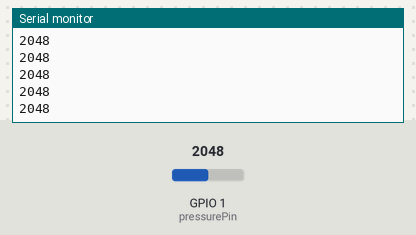
Simulated run of this sketch. Board: ESP32. Parts: the last lines printed to the serial monitor. The test bench sets the inputs (shaded band); at power-on: GPIO 1 (pressurePin) = 2048 (analog values on the 0–4095 scale).

Above: at 1.2 s.
1.3 s: GPIO 1 (pressurePin) set to 2866
At 1.31 s:
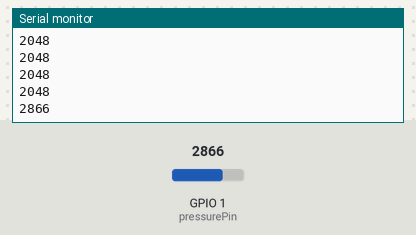
2.8 s: GPIO 1 (pressurePin) set to 3603
At 2.81 s:
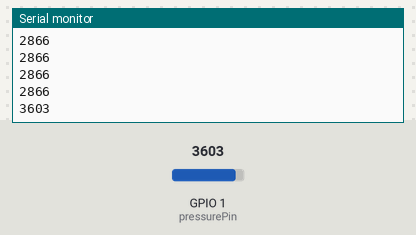
Timing chart, 0 to 5.8 s (numbered marks = the images above; inputs shaded):
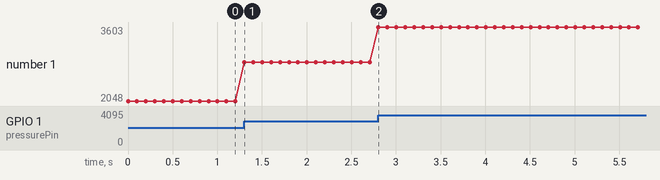

Measured:
- after the input at 1.3 s, the serial monitor: prints a new line at once (image 1)
- after the input at 2.8 s, the serial monitor: prints a new line at once (image 2)
- plotted number 1: 2048 → 2866 after the input at 1.3 s, 2866 → 3603 after the input at 2.8 s

The sketch:

PressureSheetTest.ino
```cpp
int pressurePin = 1;  // ESP32 ADC input pin
int pressureValue = 0;

void setup() {
  Serial.begin(115200);
  analogReadResolution(12);  // Set ADC resolution (0-4095)
}

void loop() {
  pressureValue = analogRead(pressurePin);  // Read the amplified voltage
  Serial.println(pressureValue);  // Print the raw ADC value
  delay(100);  // Delay to avoid flooding serial output
}
```
